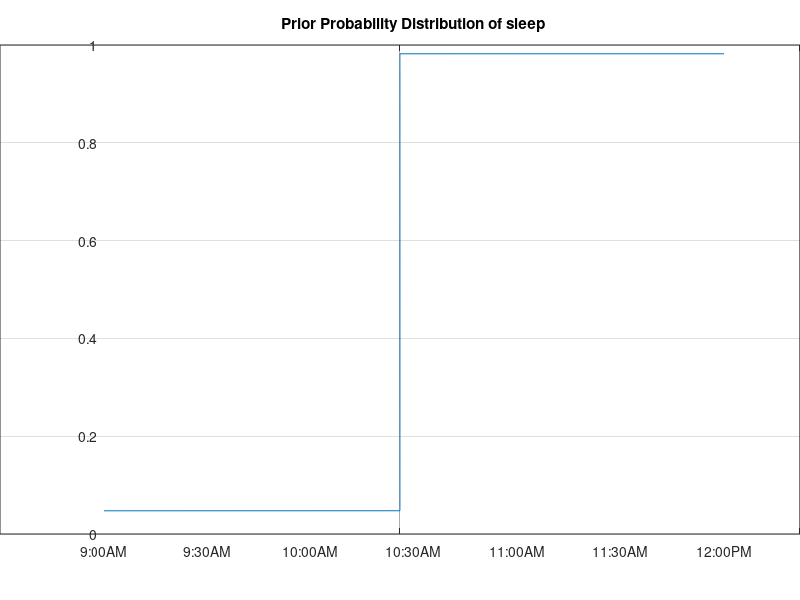

MATLAB code to generate this figure:
clc
clear 
close all

% This program demonstrates probabilistic sleeping pattern
% of a person at night w.r.t time. 
%
% Author: Asad khan
% Created: Sep-15-2021

%% DO NOT edit or disturb this portion only use required variables below.
t = 1:5000;
prob_sleep_time = 1./(1+exp(-0.0028.*t+6.5));
n = length(t);
sdate = linspace(datenum('01-Aug-2013 09:00:00'),datenum('01-Aug-2013 12:00:00'),n);
%% You cant edit or write your code line below here

plot(sdate,prob_sleep_time)
datetick('x','HH:MMPM')
title('Prior Probability Distribution of sleep');
grid ON